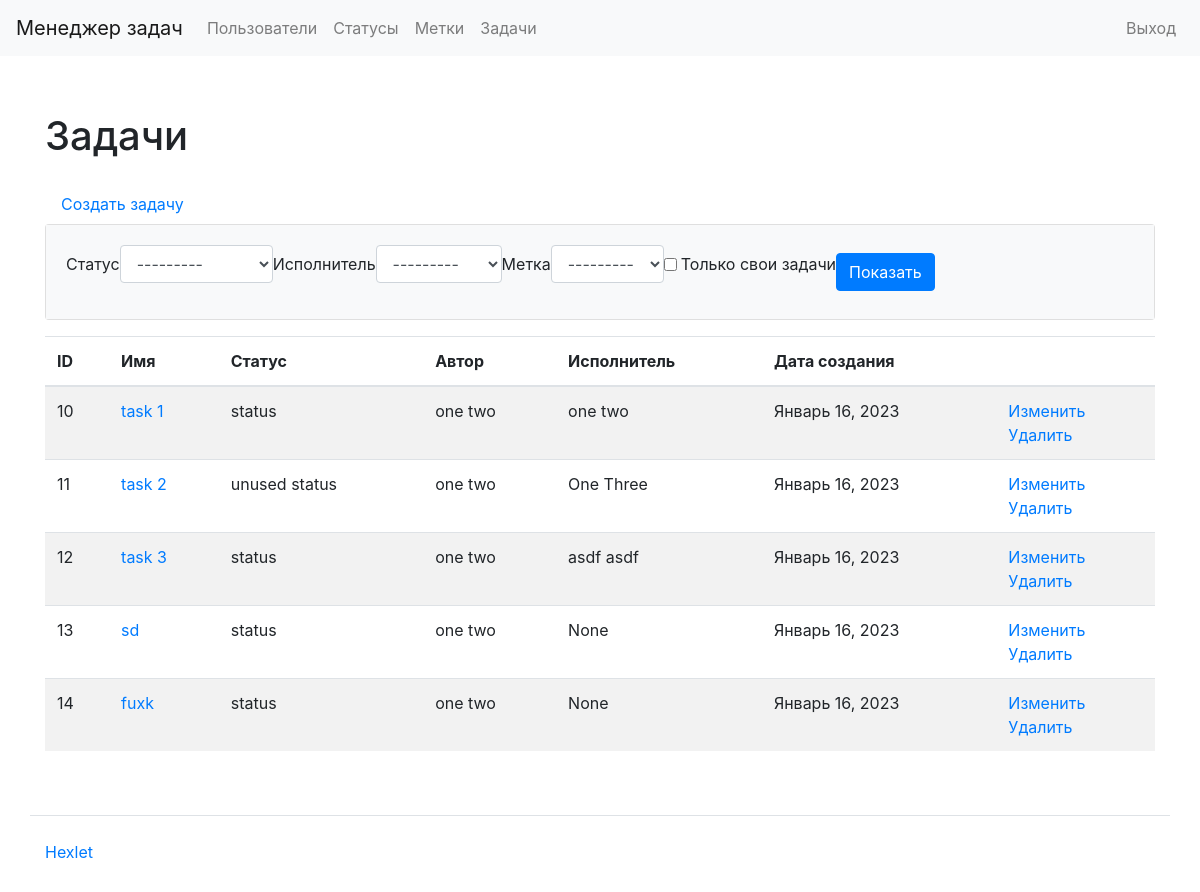
Before: /tasks/ (signed in) with the older database file.
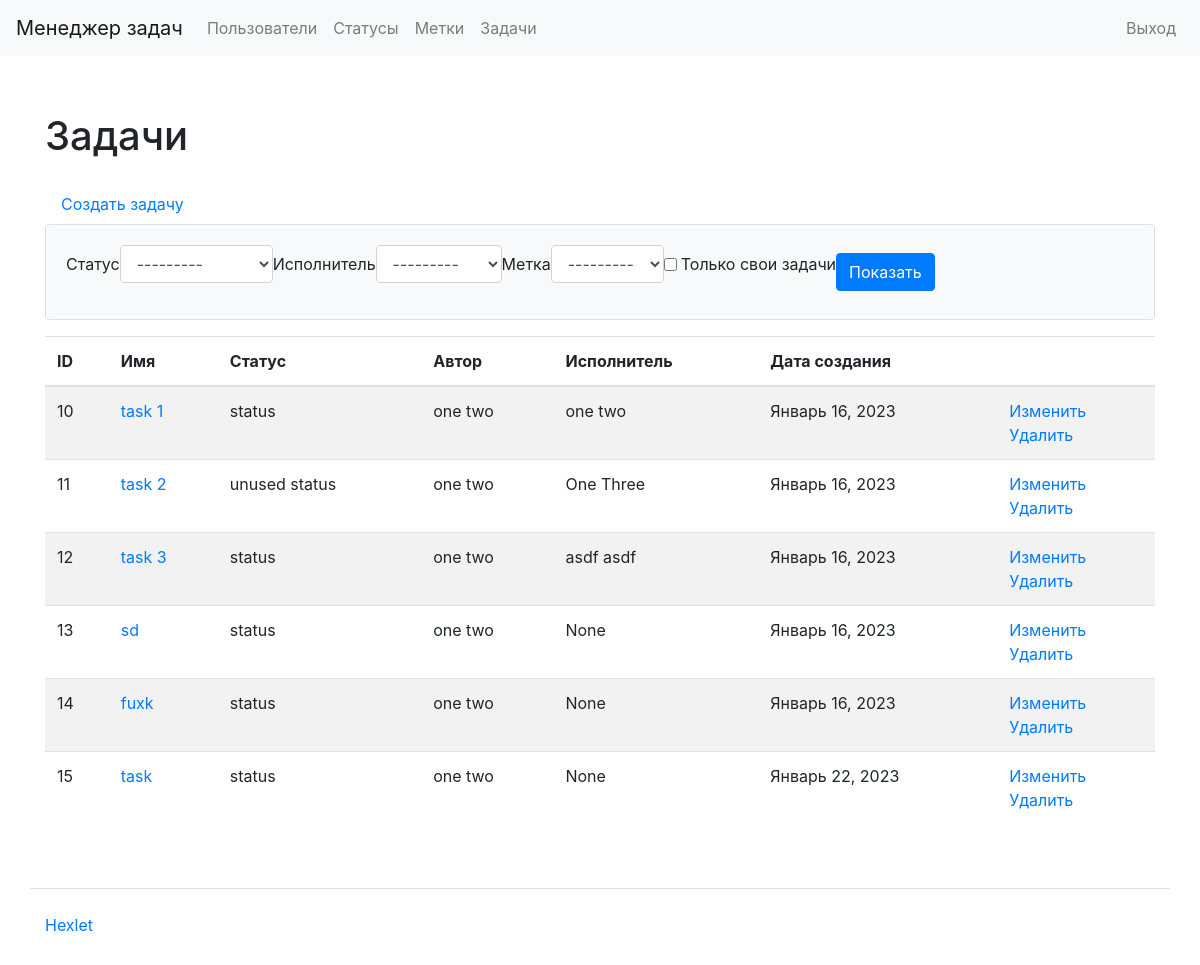
After: the same page with the newer database file.
### task_manager/tasks/models.py (models this page shows)
class Task(models.Model):
    name = models.CharField(max_length=50, unique=True, verbose_name=_('Name'))
    description = models.TextField(null=True, blank=True,
                                   verbose_name=_('Description'))
    owner = models.ForeignKey(
        CustomUser,
        related_name='owner',
        on_delete=models.PROTECT,
        null=True,
    )
    executor = models.ForeignKey(
        CustomUser,
        related_name='executor',
        on_delete=models.PROTECT,
        null=True,
        blank=True,
        verbose_name=_('Executor'),
    )
    status = models.ForeignKey(Status, on_delete=models.PROTECT, null=True,
                               verbose_name=_('Status'))
    labels = models.ManyToManyField(
        Label,
        blank=True,
        verbose_name=_('Labels'),
    )
    created_at = models.DateTimeField(auto_now_add=True)

### task_manager/statuses/models.py (models this page shows)
class Status(models.Model):
    name = models.CharField(max_length=50, unique=True, verbose_name=_('Name'))
    created_at = models.DateTimeField(auto_now_add=True)
    def __str__(self):
        return self.name

### task_manager/users/models.py (models this page shows)
class CustomUser(AbstractUser):
    def __str__(self):
        return self.get_full_name()

### task_manager/tasks/views.py (the view)
# urls.py: path('', views.TasksListView.as_view(), name='tasks_index'),
class TasksListView(CustomUnAuthorizedMixin, FilterView):
    model = Task
    login_url = 'login'
    template_name = 'tasks/index.html'
    filterset_class = TaskFilter

### task_manager/labels/models.py (called while the page is built)
    def __str__(self):
        return self.name

### task_manager/users/utils.py (called while the page is built)
    def dispatch(self, request, *args, **kwargs):
        if not request.user.is_authenticated:
            messages.error(
                request, ERROR_AUTH_MESSAGE
            )
            return redirect('login')
        return super().dispatch(request, *args, **kwargs)

### task_manager/templates/tasks/index.html (shortened to what this page needs)
{% extends "index.html" %}
{% load bootstrap4 %}
{% load i18n %}
{% block content %}
<div class="container wrapper flex-grow-1">
    <h1 class="my-4">
        {% trans "Tasks" %}
    </h1>
    <a class="nav-link" href="{% url 'tasks_create' %}">{% trans "Create task" %}</a>
    <div class="card mb-3">
        <div class="card-body bg-light">
            <form class="form-inline center" method="get">
                {% bootstrap_form filter.form field_class="ml-2 mr-2" %}
                <div class="form-group">
                    <input class="btn btn-primary" type="submit" value="{% trans 'Show' %}"/>
                </div>
            </form>
        </div>
    </div>
    <table class="table table-striped">
        <thead>
            <tr>
                <th>ID</th>
                <th>{% trans "Name" %}</th>
                <th>{% trans "Status" %}</th>
                <th>{% trans "Owner" %}</th>
                <th>{% trans "Executor" %}</th>
                <th>{% trans "Creation date" %}</th>
                <th></th>
            </tr>
        </thead>
        <tbody>
            {% for task in object_list %}
            <tr>
                <td>{{ task.id }}</td>
                <td><a href="{% url 'tasks_show' pk=task.id %}">{{ task.name }}</a></td>
                <td>{{ task.status }}</td>
                <td>{{ task.owner }}</td>
                <td>{{ task.executor }}</td>
                <td>{{ task.created_at|date:"F j, Y" }}</td>
                <td><a href="{% url 'tasks_update' pk=task.id %}">{% trans "Update" %}</a>
                <br/><a href="{% url 'tasks_delete' pk=task.id %}">{% trans "Delete" %}</a></td>
            </tr>
            {% endfor %}
        </tbody>
    </table>
</div>
{% endblock %}

Changed rows visible on the page:
added Task: id "15", name "task", status "status", owner "one two", executor "None", created_at "Январь 22, 2023"
